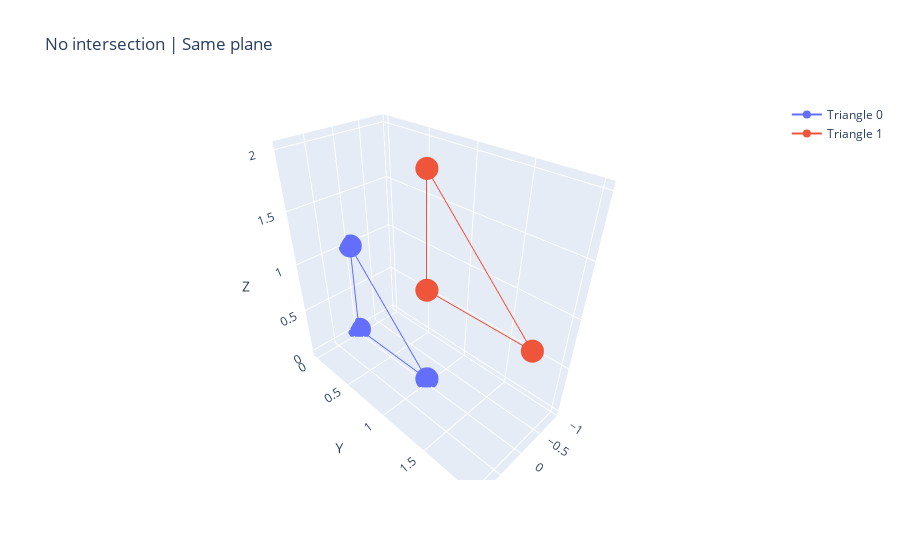

Source (notebook cell):
### Code cell
import numpy as np

visualize_triangle(
    np.array([[0, 0, 0], [0, 0, 1], [0, 1, 0]]),
    np.array([[0, 1, 1], [0, 1, 2], [0, 2, 1]]),
    title="No intersection | Same plane",
)

### Figure 1 — Plotly figure (JSON) as saved in the notebook; plotly's stock layout.template omitted (floating-point values rounded to 4 significant figures)
{"data": [{"mode": "lines+markers", "name": "Triangle 0", "type": "scatter3d", "x": [0, 0, 0, 0], "y": [0, 0, 1, 0], "z": [0, 1, 0, 0]}, {"mode": "lines+markers", "name": "Triangle 1", "type": "scatter3d", "x": [0, 0, 0, 0], "y": [1, 1, 2, 1], "z": [1, 2, 1, 1]}], "layout": {"scene": {"xaxis": {"title": {"text": "X"}}, "yaxis": {"title": {"text": "Y"}}, "zaxis": {"title": {"text": "Z"}}}, "title": {"text": "No intersection | Same plane"}}}
